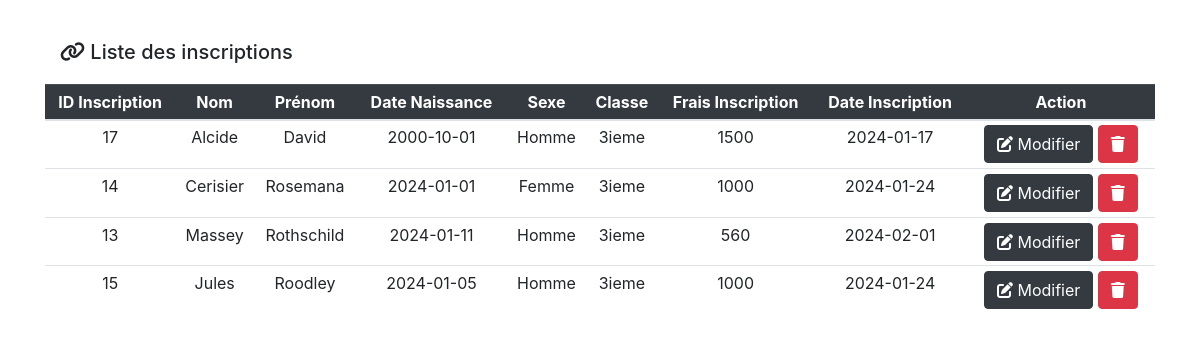
The app's page /Pages/Liste_Inscriptions.php with its own data.
### tables this page shows
CREATE TABLE IF NOT EXISTS `inscription` (
  `codeInscription` int NOT NULL AUTO_INCREMENT,
  `nom` varchar(10) NOT NULL,
  `prenom` varchar(15) NOT NULL,
  `datNaissance` date NOT NULL,
  `sexe` varchar(15) NOT NULL,
  `classe` varchar(15) NOT NULL,
  `fraisInscription` varchar(15) NOT NULL,
  `dateInscription` date NOT NULL,
  PRIMARY KEY (`codeInscription`)
);

### Pages/Liste_Inscriptions.php (the view, shortened to what this page needs)
<?php
include "Connexion.php";
?>
<!DOCTYPE html>
<html lang="en">
<head>
  <link rel="stylesheet" type="text/css" href="../css/bootstrap.min.css">
  <link rel="stylesheet" type="text/css" href="../css/all.min.css">
</head>
<body>
  <div class="container" style="margin-top:40px;">
    <div class="col-auto">
        <h5><i class="fa fa-link"></i>  Liste des inscriptions</h5>
    </div>
    <div class="table-responsive" style="margin-top:20px">
      <table class="table table-hover table-sm text-center">
        <thead class="table-dark">
          <tr>
            <th scope="col">ID Inscription</th>
            <th scope="col">Nom</th>
            <th scope="col">Prénom</th>
            <th scope="col">Date Naissance</th>
            <th scope="col">Sexe</th>
            <th scope="col">Classe</th>
            <th scope="col">Frais Inscription</th>
            <th scope="col">Date Inscription</th>
            <th scope="col">Action</th>
          </tr>
        </thead>
        <tbody>
          <?php
          $sql = "SELECT * FROM `inscription`";
          $result = mysqli_query($conn, $sql);
          while ($row = mysqli_fetch_assoc($result)) {
          ?>
            <tr>
              <td><?php echo $row["codeInscription"] ?></td>
              <td><?php echo $row["nom"] ?></td>
              <td><?php echo $row["prenom"] ?></td>
              <td><?php echo $row["datNaissance"] ?></td>
              <td><?php echo $row["sexe"] ?></td>
              <td><?php echo $row["classe"] ?></td>
              <td><?php echo $row["fraisInscription"] ?></td>
              <td><?php echo $row["dateInscription"] ?></td>
              <td>
                <a href="Modifier_Inscription.php?codeInscription=<?php echo $row["codeInscription"] ?>" class="btn btn-dark" name="submit"><i class="fa-solid fa-pen-to-square fs-5 me-3"></i> Modifier</a>
                <a href="Effacer_Inscription.php?codeInscription=<?php echo $row["codeInscription"] ?>" class="btn btn-danger"><i class="fa-solid fa-trash fs-5"></i></a>
              </td>
            </tr>
          <?php
          }
          ?>
        </tbody>
      </table>
    </div>
  </div>
</body>
</html>

### records on screen
inscription: codeInscription "17", nom "Alcide", prenom "David", datNaissance "2000-10-01", sexe "Homme", classe "3ieme", fraisInscription "1500", dateInscription "2024-01-17"
inscription: codeInscription "14", nom "Cerisier", prenom "Rosemana", datNaissance "2024-01-01", sexe "Femme", classe "3ieme", fraisInscription "1000", dateInscription "2024-01-24"
inscription: codeInscription "13", nom "Massey", prenom "Rothschild", datNaissance "2024-01-11", sexe "Homme", classe "3ieme", fraisInscription "560", dateInscription "2024-02-01"
inscription: codeInscription "15", nom "Jules", prenom "Roodley", datNaissance "2024-01-05", sexe "Homme", classe "3ieme", fraisInscription "1000", dateInscription "2024-01-24"
